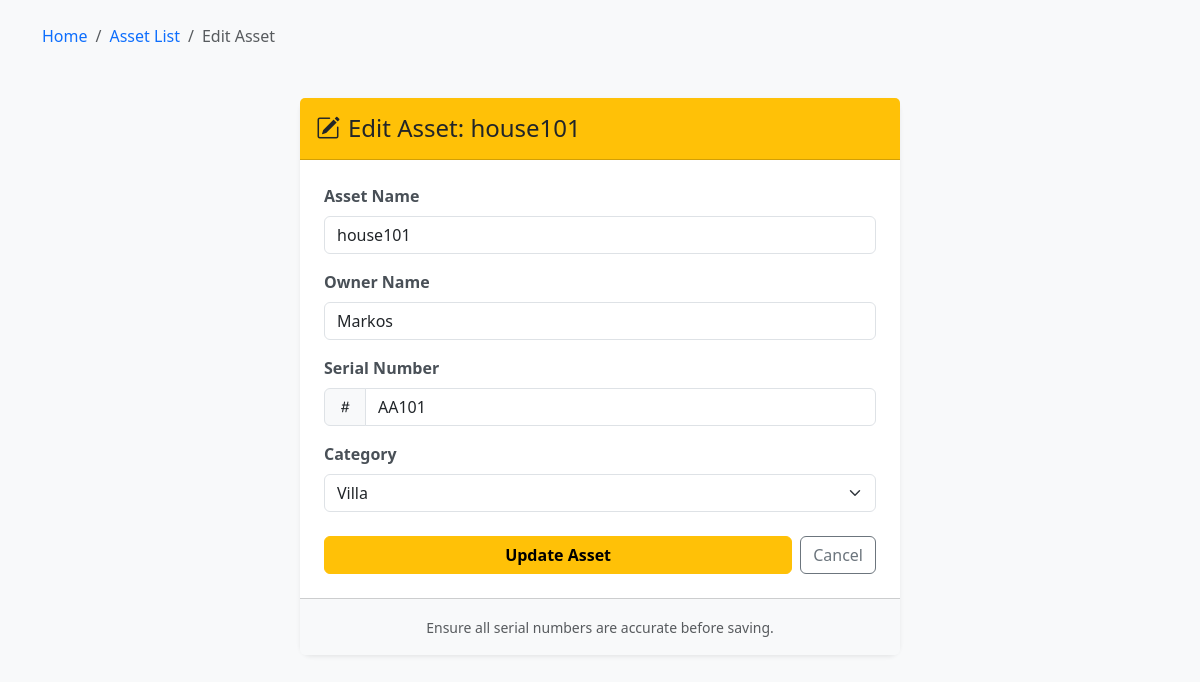
The app's page /edit-asset/house101/ with its own data.
### maintain/models.py (models this page shows, shortened)
class Asset(models.Model):
    name = models.CharField(max_length=100,default='unnamed asset')
    owner_name = models.CharField(max_length=100)
    serial_number = models.CharField(max_length=100, unique=True)
    catagory = models.ForeignKey(Catagory,on_delete=models.SET_NULL,null=True)

### maintain/views.py (the view, shortened to what this page needs)
# urls.py: path('edit-asset/<str:asset_name>/', edit_asset, name='edit_asset'),
def edit_asset(request, asset_name):
    asset = Asset.objects.get(name=asset_name)
    categories = Catagory.objects.all()
    return render(request, 'edit_asset.html', {'asset': asset, 'categories': categories})

### maintain/templates/edit_asset.html (shortened to what this page needs)
<!DOCTYPE html>
<html lang="en">
<head>
    <link href="https://cdn.jsdelivr.net/npm/bootstrap@5.3.0/dist/css/bootstrap.min.css" rel="stylesheet">
    <link rel="stylesheet" href="https://cdn.jsdelivr.net/npm/bootstrap-icons@1.10.0/font/bootstrap-icons.css">
</head>
<body>
    <div class="container">
        <nav class="mt-4" aria-label="breadcrumb">
            <ol class="breadcrumb">
                <li class="breadcrumb-item"><a href="{% url 'order' %}" class="text-decoration-none">Home</a></li>
                <li class="breadcrumb-item"><a href="{% url 'asset_list' %}" class="text-decoration-none">Asset List</a>
                </li>
                <li class="breadcrumb-item active" aria-current="page">Edit Asset</li>
            </ol>
        </nav>
        <div class="card edit-card shadow-sm">
            <div class="card-header bg-warning py-3">
                <h1 class="h4 mb-0 text-dark">
                    <i class="bi bi-pencil-square me-2"></i>Edit Asset: {{ asset.name }}
                </h1>
            </div>
            <div class="card-body p-4">
                <form method="POST">
                    <div class="mb-3">
                        <label for="name" class="form-label">Asset Name</label>
                        <input type="text" class="form-control" id="name" name="name" value="{{ asset.name }}" required>
                    </div>
                    <div class="mb-3">
                        <label for="owner_name" class="form-label">Owner Name</label>
                        <input type="text" class="form-control" id="owner_name" name="owner_name"
                            value="{{ asset.owner_name }}" required>
                    </div>
                    <div class="mb-3">
                        <label for="serial_number" class="form-label">Serial Number</label>
                        <div class="input-group">
                            <span class="input-group-text bg-light"><i class="bi bi-hash"></i></span>
                            <input type="text" class="form-control" id="serial_number" name="serial_number"
                                value="{{ asset.serial_number }}" required>
                        </div>
                    </div>
                    <div class="mb-4">
                        <label for="category" class="form-label">Category</label>
                        <select class="form-select" id="category" name="category">
                            {% for cat in categories %}
                            <option value="{{ cat.name }}">
                                {{ cat.name }}
                            </option>
                            {% endfor %}
                        </select>
                    </div>
                    <div class="d-flex gap-2">
                        <button type="submit" class="btn btn-warning flex-grow-1 fw-bold">Update Asset</button>
                        <a href="{% url 'asset_list' %}" class="btn btn-outline-secondary">Cancel</a>
                    </div>
                </form>
            </div>
            <div class="card-footer bg-light text-center py-3">
                <small class="text-muted">Ensure all serial numbers are accurate before saving.</small>
            </div>
        </div>
    </div>
</body>
</html>

### maintain/templates/edit_asset.html (style rules this page uses)
body { background-color: #f8f9fa; }
.edit-card { max-width: 600px; margin: 50px auto; border: none; border-radius: 12px; }
.form-label { font-weight: 600; color: #495057; }

### records on screen
Asset: name "house101", owner_name "Markos", serial_number "AA101"

### other values on screen
form field category "Villa"
